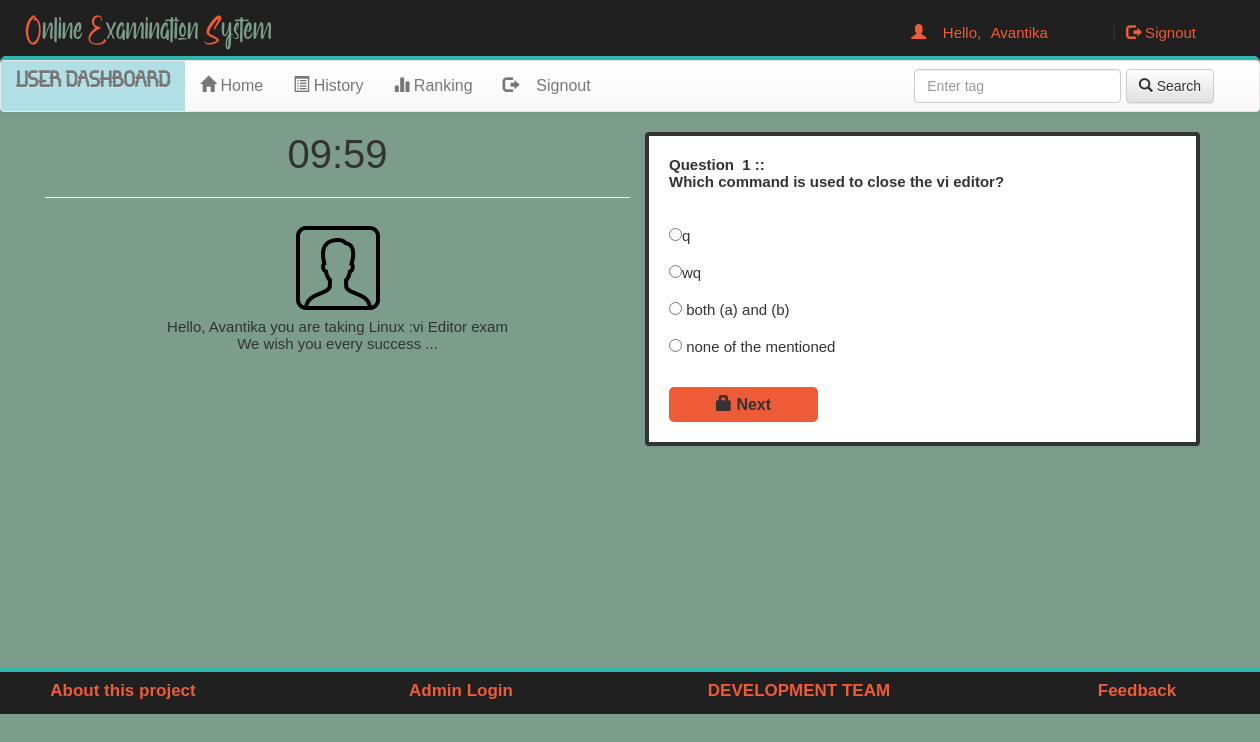
The page /account.php?q=quiz&step=2&eid=5589741f9ed52&n=1&t=5 (signed in) on the database its author committed.
### tables this page shows
CREATE TABLE `quiz` (
  `eid` text NOT NULL,
  `title` varchar(100) NOT NULL,
  `sahi` int(11) NOT NULL,
  `wrong` int(11) NOT NULL,
  `total` int(11) NOT NULL,
  `time` bigint(20) NOT NULL,
  `intro` text NOT NULL,
  `tag` varchar(100) NOT NULL,
  `date` timestamp NOT NULL DEFAULT CURRENT_TIMESTAMP ON UPDATE CURRENT_TIMESTAMP
);

CREATE TABLE `questions` (
  `eid` text NOT NULL,
  `qid` text NOT NULL,
  `qns` text NOT NULL,
  `choice` int(10) NOT NULL,
  `sn` int(11) NOT NULL
);

CREATE TABLE `options` (
  `qid` varchar(50) NOT NULL,
  `option` varchar(5000) NOT NULL,
  `optionid` text NOT NULL
);

### accquizz.php (the view, shortened to what this page needs)
<?php
include_once 'dbConnection.php';
if(@$_GET['q']== 'quiz' && @$_GET['step']== 2) {
$eid=@$_GET['eid'];
$sn=@$_GET['n'];
$total=@$_GET['t'];
$q=mysqli_query($con,"SELECT * FROM questions WHERE eid='$eid' AND sn='$sn' " );
echo '
<div class="col-sm-6">
<div id="subForm" class="panel logged-user" style="padding: 20px;">';
while($row=mysqli_fetch_array($q) )
{
$qns=$row['qns'];
$qid=$row['qid'];
echo '<b>Question &nbsp;'.$sn.'&nbsp;::<br />'.$qns.'</b><br /><br />';
}
$q=mysqli_query($con,"SELECT * FROM options WHERE qid='$qid' " );
$cqn=intval($sn);
$tqn=intval($total);
echo '<form id="respForm" action="update.php?q=quiz&step=2&eid='.$eid.'&n='.$sn.'&t='.$total.'&qid='.$qid.'" method="POST"  class="form-horizontal">
<br /><div class="row"><div class="col-sm-12">';
while($row=mysqli_fetch_array($q) )
{
$option=$row['option'];
$optionid=$row['optionid'];
echo'<input type="radio" name="ans" value="'.$optionid.'">'.$option.'<br /><br />';
}
echo '</div></div><div class="row"><div class="col-sm-4" style="float:left;">';
if($cqn<$tqn){
	echo'<button id="send" type="submit" class="sub"><span class="glyphicon glyphicon-lock" aria-hidden="true"></span>&nbsp;Next</button></div><div class="col-sm-4"></div><div class="col-sm-4"></div></div></form>';
	}
echo'</div></div></div></br></br></div>';
}
?>

### accquizzinfo.php (shortened to what this page needs)
<?php
include_once 'dbConnection.php';
if(@$_GET['q']== 'quiz' && @$_GET['step']== 2) {
$eid=@$_GET['eid'];
$quizz=mysqli_query($con,"SELECT * FROM quiz WHERE eid='$eid'" );
$row=mysqli_fetch_array($quizz);
$time=$row['time'];
$date=$row['date'];
$title=$row['title'];
echo '<div class="row">
<div class="col-sm-6">
	<div class="row">
	<input type="hidden" id="qtime" value="'.$time.'">
	<input type="hidden" id="qdate" value="'.$date.'">
    <span class="ribbon-highlight"><div id="time" ></div></span>
	<hr>
    <center><img src="image\userprofile.png" alt="user profile picture" height="100" width="100"></center>
	<center><div>Hello, '.$name.' you are taking '.$title.' exam </div></center>
	<center><div>We wish you every success ...</div></center>
	</br>
</div></div>';
}
?>

### css/main.css (style rules this page uses)
body { overflow-x:hidden; width:100%; font: 15px "Century Gothic", "Times Roman", sans-serif; background:#eee; min-height:550px; background-attachment:fixed; }
.panel { border-color:#10292e; border:4px solid; padding:0; font: 15px "Century Gothic", "Times Roman", sans-serif; float: right; margin: 0; }
.sub { width:100%; background-color:#ee5c37; font-size:20px; padding:2px; margin-top:15px; margin-right:20px; border-radius:5px; border: 0px; font: 16px "Century Gothic", "Times Roman", sans-serif; font-weight: bold; height:35px; }
hr { color:#000000; }
.logged-user { width:100%; }
#time { text-align: center; font: 40px "Century Gothic", "Times Roman", sans-serif; }
.ribbon-highlight { position:relative; margin:0.1em; }
.ribbon-highlight:before { content:""; z-index:-1; left:-0.5em; top:0.1em; border-width:0.5em; border-style:solid; border-color:red; position:absolute; width:100%; border-left-color:transparent; border-right-color:transparent; }

### rows shown on the page
quiz: title "Linux :vi Editor"
questions: qns "Which command is used to close the vi editor?"
options: option "q"
options: option "wq"
options: option "both (a) and (b)"
options: option "none of the mentioned"

### other values the page prints
$name "Avantika"
